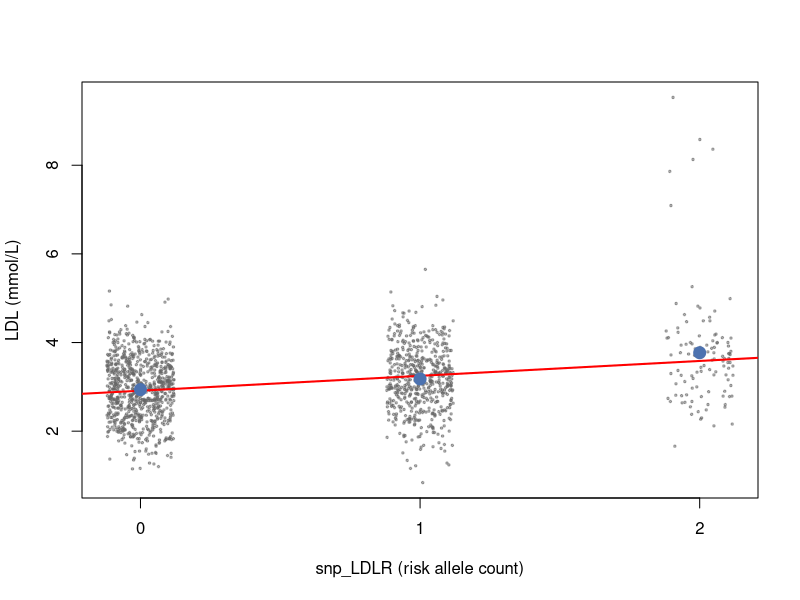

The R script that drew this image:
## ---- chunk 1
#| label: load-gwas
gw <- read.csv("data/gwas_cohort.csv")
dim(gw)
table(gw$snp_LDLR)                       # 유전형 0/1/2 인원
round(mean(gw$snp_LDLR) / 2, 3)          # 위험 대립유전자 빈도
## ---- chunk 2
#| label: fit-slr
model <- lm(ldl ~ snp_LDLR, data = gw)
summary(model)
## ---- chunk 3
#| label: plot-slr
#| fig-cap: "유전형과 LDL — 점은 옆으로 흩뜨려 그림(jitter), 빨간 선이 최소제곱 직선, 파란 점이 유전형별 평균"
set.seed(1)
plot(jitter(gw$snp_LDLR, 0.6), gw$ldl, pch = 20, cex = 0.5,
     col = adjustcolor("grey40", 0.5), xaxt = "n",
     xlab = "snp_LDLR (risk allele count)", ylab = "LDL (mmol/L)")
axis(1, at = 0:2)
abline(model, col = "red", lwd = 2)
points(0:2, tapply(gw$ldl, gw$snp_LDLR, mean), pch = 19,
       col = "#4c72b0", cex = 1.6)
## ---- chunk 4
#| label: check-formula
x <- gw$snp_LDLR; y <- gw$ldl
Sxx <- sum((x - mean(x))^2)
Sxy <- sum((x - mean(x)) * y)
b1  <- Sxy / Sxx
b0  <- mean(y) - b1 * mean(x)
c(b0 = b0, b1 = b1)

SSE <- sum(residuals(model)^2)
c(MSE = SSE / (nrow(gw) - 2), sigma2_hat = summary(model)$sigma^2)
## ---- chunk 5
#| label: inference-summary
summary(model)$coefficients
cat("Residual standard error:", summary(model)$sigma,
    "on", df.residual(model), "degrees of freedom\n")
## ---- chunk 6
#| label: inference-onesided
tvalue <- summary(model)$coefficients["snp_LDLR", "t value"]
tvalue
## H_a: beta_1 > 0 (위험 대립유전자가 LDL을 올린다) 에 대한 p-value
pt(tvalue, df = df.residual(model), lower.tail = FALSE)

confint(model, level = 0.99)
confint(model, level = 0.95)
